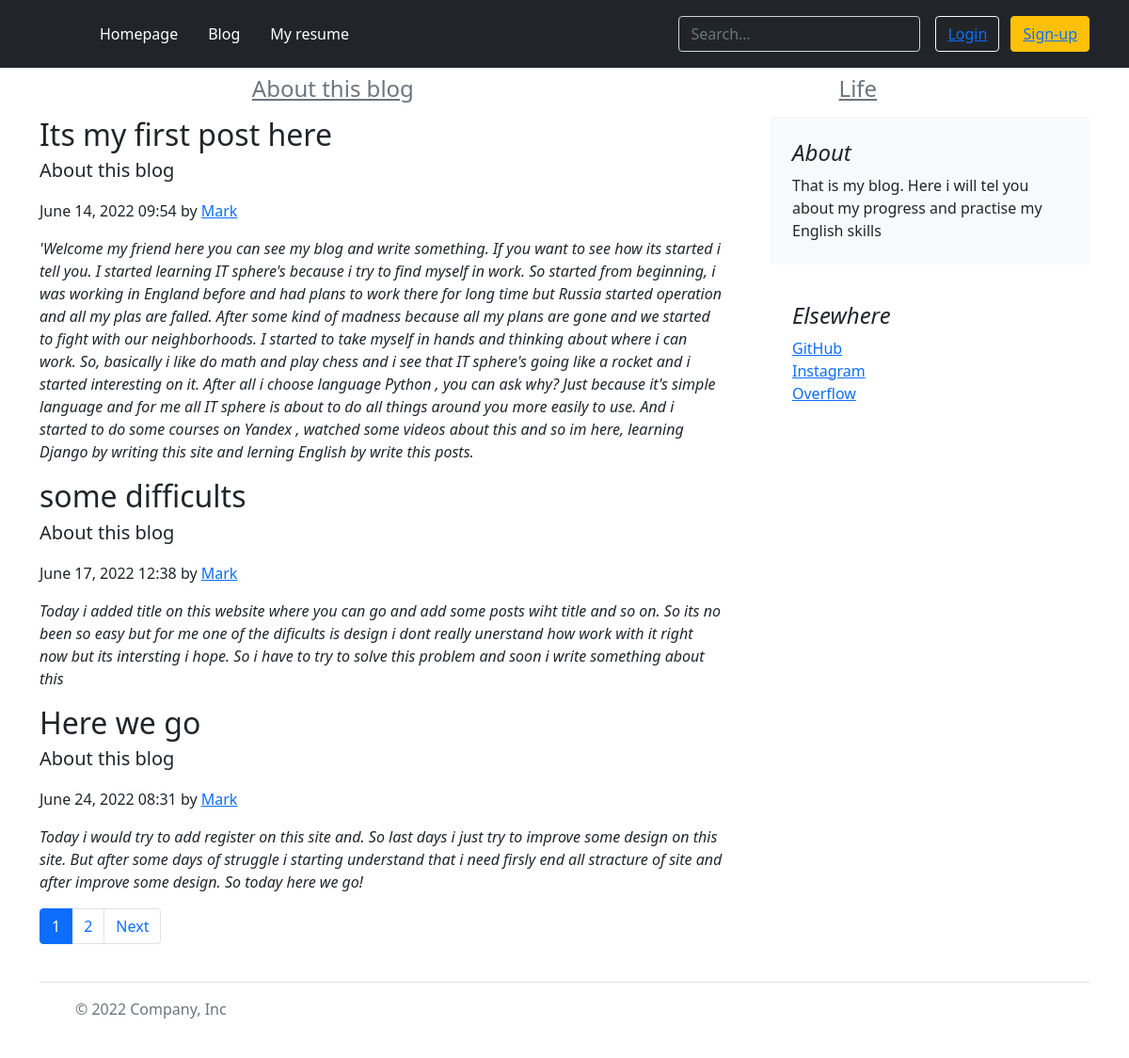
Page /blog on the committed database.
### blog/models.py (models this page shows, shortened)
class Category(models.Model):
    name = models.CharField(max_length=100, db_index=True, verbose_name='Category')
    slug = models.SlugField(max_length=255, unique=True, db_index=True, verbose_name='URL')
    def __str__(self):
        return self.name
    def get_absolute_url(self):
        return reverse('category', kwargs={'cat_slug': self.slug})
    class Meta:
        ordering = ['id']

class Blog(models.Model):
    title = models.CharField(max_length=255)
    slug = models.SlugField(max_length=255, unique=True, db_index=True, verbose_name='URL')
    content = models.TextField()
    time_create = models.DateTimeField(auto_now_add=True)
    time_update = models.DateTimeField(auto_now=True)
    is_published = models.BooleanField(default=True)
    cat = models.ForeignKey('Category', on_delete=models.PROTECT)

### blog/views.py (the view)
# urls.py: path('blog', BlogHome.as_view(), name='blog'),
class BlogHome(DataMixin, ListView):
    paginate_by = 3
    model = Blog
    template_name = 'blog/blog.html'
    context_object_name = 'posts'
    def get_context_data(self, *, object_list=None, **kwargs):
        context = super().get_context_data(**kwargs)
        c_def = self.get_user_context(title='Blog')
        return dict(list(context.items()) + list(c_def.items()))
    def get_queryset(self):
        return Blog.objects.filter(is_published=True).select_related('cat')

### blog/utils.py (called while the page is built)
    def get_user_context(self, **kwargs):
        context = kwargs
        cats = Category.objects.annotate(Count('blog'))
        user_menu = menu.copy()
        if not self.request.user.is_authenticated:
            user_menu.pop(2)
        context['menu'] = user_menu
        context['cats'] = cats
        if 'cat_selected' not in context:
            context['cat_selected'] = 0
        return context

### blog/templates/blog/blog.html (shortened to what this page needs)
{% extends 'blog/base.html' %}
{% load blog_tags %}
{% load static %}
{% block content %}
<div class="container">
  <div class="nav-scroller py-1 mb-2">
    <nav class="nav d-flex justify-content-around">
      {% for c in cats %}
      {% if c.blog__count > 0 %}
          {% if c.pk == cat_selected %}
              <font size="5"><a class="selected">{{c.name}}</a></font>
          {% else %}
              <font size="5"><a class="p-2 link-secondary" href="{{ c.get_absolute_url }}">{{c.name}}</a></font>
          {% endif %}
      {% endif %}
      {% endfor %}
    </nav>
  </div>
</div>
<main class="container">
  <div class="row g-5">
    <div class="col-md-8">
      <article class="blog-post">
          {% for p in posts %}
          <h2 class="blog-post-title mb-1">{{ p.title }}</h2>
          <blockquote class="blockquote">
            <p>{{ p.cat }}</p>
          </blockquote>
          <p class="blog-post-meta">{{ p.time_create | date:'F d, Y H:i'}} by <a href="#">Mark</a></p>
          <p><em>{{ p.content }}</em></p>
      </article>
          {% endfor %}
{% if page_obj.has_other_pages %}
  <ul class="pagination">
  {% for p in paginator.page_range %}
    {% if page_obj.number == p %}
      <li class="page-item active" aria-current="page">
        <span class="page-link">{{ p }}</span>
      </li>
    {% elif p >= page_obj.number|add:-2 and p <= page_obj.number|add:2 %}
      <li class="page-item"><a class="page-link" href="?page={{ p }}">{{ p }}</a></li>
    {% endif %}
  {% endfor %}
  {% if page_obj.has_next %}
    <li class="page-item">
      <a class="page-link" href="?page={{ page_obj.next_page_number }}">Next</a>
    </li>
    </ul>
  {% endif %}
{% endif %}
  </div>
    <div class="col-md-4">
      <div class="position-sticky" style="top: 2rem;">
        <div class="p-4 mb-3 bg-light rounded">
          <h4 class="fst-italic">About</h4>
          <p class="mb-0">That is my blog. Here i will tel you about my progress and practise my English skills</p>
        </div>
        <div class="p-4">
          <h4 class="fst-italic">Elsewhere</h4>
          <ol class="list-unstyled">
            <li><a href="https://github.com/Markporsh">GitHub</a></li>
            <li><a href="https://instagram.com/markporoshin">Instagram</a></li>
            <li><a href="https://stackoverflow.com/users/19399555/markko">Overflow</a></li>
          </ol>
        </div>
      </div>
    </div>
  </div>
</main>
<div class="container">
  <footer class="d-flex flex-wrap justify-content-between align-items-center py-3 my-4 border-top">
    <div class="col-md-4 d-flex align-items-center">
      <a href="/" class="mb-3 me-2 mb-md-0 text-muted text-decoration-none lh-1">
        <svg class="bi" width="30" height="24"><use xlink:href="#bootstrap"></use></svg>
      </a>
      <span class="mb-3 mb-md-0 text-muted">© 2022 Company, Inc</span>
    </div>
  </footer>
</div>
{% endblock %}

### blog/templates/blog/base.html (shortened to what this page needs)
{% load blog_tags %}
{% load static %}
<!doctype html>
<html lang="en">
<head>
    <link rel="stylesheet" href="https://cdn.jsdelivr.net/npm/bootstrap@5.1.3/dist/css/bootstrap.min.css">
</head>
<body>
{% block main_menu %}
<header class="p-3 bg-dark text-white">
    <div class="container">
      <div class="d-flex flex-wrap align-items-center justify-content-center justify-content-lg-start">
        <a href="/" class="d-flex align-items-center mb-2 mb-lg-0 text-white text-decoration-none">
          <svg class="bi me-2" width="40" height="32" role="img" aria-label="Bootstrap"><use xlink:href="#bootstrap"></use></svg>
        </a>
{% block mainmenu %}
        <ul class="nav col-12 col-lg-auto me-lg-auto mb-2 justify-content-center mb-md-0">
{% for m in menu %}
          <li><a href="{% url m.url_name %}" class="nav-link px-3 text-white">{{m.title}}</a></li>
{% endfor %}
        </ul>
{% endblock mainmenu %}
        <form class="col-12 col-lg-auto mb-3 mb-lg-0 me-lg-3" role="search">
          <input type="search" class="form-control form-control-dark text-white bg-dark" placeholder="Search..." name="q" aria-label="Search">
        </form>
            {% if request.user.is_authenticated %}
              <div class="dropdown">
                  <a class="btn btn-secondary dropdown-toggle" href='{% url 'home' %}'
                  role="button" id="dropdownMenuLink" data-bs-toggle="dropdown" aria-expanded="false">
                    {{user.username}}
                  </a>
                  <ul class="dropdown-menu" aria-labelledby="dropdownMenuLink">
                    <li><a class="dropdown-item" href="#">Logout</a></li>
                    <li><a class="dropdown-item" href="#">Profile</a></li>
                  </ul>
                  <button class="btn btn-sm btn-outline-secondary" type="button"><a href="{% url 'logout' %}">Logout</a></button>
              </div>
            {% else %}
        <div class="text-end">
          <button type="button" class="btn btn-outline-light me-2"><a href="{% url 'login' %}">Login</a></button>
          <button type="button" class="btn btn-warning"><a href="{% url 'register' %}">Sign-up</a></button>
        </div>
            {% endif %}
      </div>
    </div>
  </header>
{% endblock main_menu %}
{% block content %}{% endblock %}
</body>
</html>

### rows in the picture
Category: name "About this blog"
Category: name "Life"
Blog: title "Its my first post here", cat "About this blog", time_create "June 14, 2022 09:54", content "'Welcome my friend here you can see my blog and write something. If you want to see how its started i tell you. I started learning IT sphere's because i try to find myself in work. So started from beginning, i was working in England before and had plans to work there for long time but Russia started operation and all my plas are falled. After some kind of madness because all my plans are gone and we started to fight with our neighborhoods. I started to take myself in hands and thinking about where i can work. So, basically i like do math and play chess and i see that IT sphere's going like a rocket and i started interesting on it. After all i choose language Python , you can ask why? Just…"
Blog: title "some difficults", cat "About this blog", time_create "June 17, 2022 12:38", content "Today i added title on this website where you can go and add some posts wiht title and so on. So its no been so easy but for me one of the dificults is design i dont really unerstand how work with it right now but its intersting i hope. So i have to try to solve this problem and soon i write something about this"
Blog: title "Here we go", cat "About this blog", time_create "June 24, 2022 08:31", content "Today i would try to add register on this site and. So last days i just try to improve some design on this site. But after some days of struggle i starting understand that i need firsly end all stracture of site and after improve some design. So today here we go!"

### other values in the picture
{{ m.title }} "Homepage" "Blog" "My resume"
{{ p }} "1"
{{ p }} "2"
